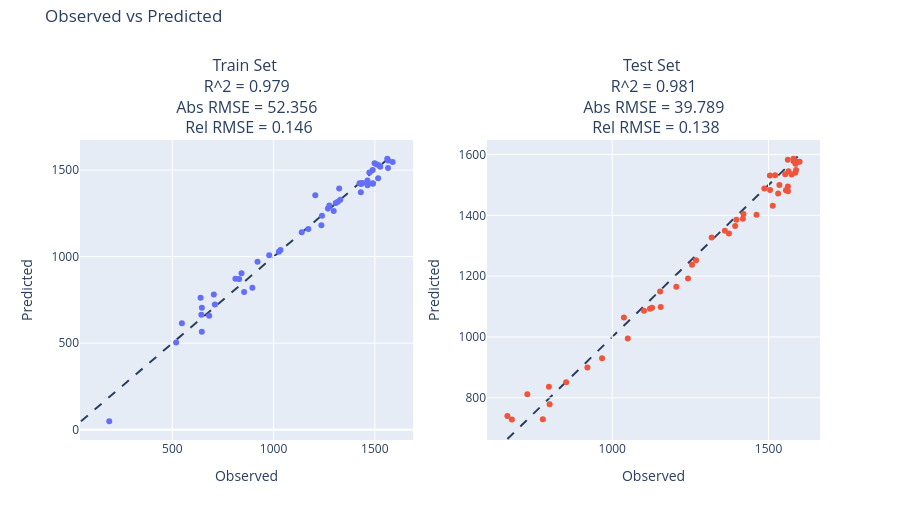

The notebook cell this image was saved under:
### Markdown cell above
### Train and evaluate the model on the train and test set

### Code cell
# Define Pipeline
pscaler = StandardScaler(with_mean=USE_NORM,with_std=USE_NORM)
pls_bwu = PLSRegression(n_components=N_LV)
pipe = Pipeline([('scaler', pscaler), ('pls', pls_bwu)])
# Train PLS model
y = tar
X = X_preproc
X_columns = X.columns
pipe.fit(X,y)

# Make predictions
yhat = pipe.predict(X)
X_test = pd.concat([doe_test, bwu_test.drop(set(remove_columns),axis=1)], axis=1)
y_test = tar_test
yhat_test = pipe.predict(X_test)
# Plot observed vs predicted with error metrics (R2, absolute and relative RMSE)
plothelpers.observed_vs_predicted(y, yhat, y_test, yhat_test)

### Figure 1 — Plotly figure (JSON) as saved in the notebook; plotly's stock layout.template omitted (floating-point values rounded to 4 significant figures)
{"data": [{"mode": "markers", "name": "Train Set", "type": "scatter", "x": [1565.0, 854.4, 1206.0, 1588.0, 811.6, 841.5, 645.9, 978.3, 1026.0, 1307.0, 1034.0, 1268.0, 1490.0, 1520.0, 1329.0, 1431.0, 1566.0, 1438.0, 829.9, 705.0, 1432.0, 188.4, 1499.0, 920.6, 1489.0, 1236.0, 1324.0, 1491.0, 1318.0, 1464.0, 645.6, 518.7, 1508.0, 681.9, 643.3, 1172.0, 1527.0, 710.2, 547.1, 1239.0, 1276.0, 1516.0, 1473.0, 1561.0, 895.4, 1139.0, 1424.0, 1464.0, 639.5, 1297.0], "xaxis": "x", "y": [1511.0, 795.8, 1354.0, 1547.0, 872.9, 904.0, 704.9, 1008.0, 1028.0, 1310.0, 1038.0, 1278.0, 1424.0, 1529.0, 1328.0, 1372.0, 1555.0, 1426.0, 871.1, 780.8, 1419.0, 48.85, 1539.0, 971.0, 1501.0, 1181.0, 1394.0, 1422.0, 1318.0, 1440.0, 565.8, 504.3, 1534.0, 658.3, 664.7, 1160.0, 1519.0, 723.7, 615.1, 1236.0, 1295.0, 1454.0, 1487.0, 1566.0, 820.1, 1140.0, 1424.0, 1413.0, 762.3, 1264.0], "yaxis": "y"}, {"mode": "markers", "name": "Test Set", "type": "scatter", "x": [1487.0, 852.5, 1553.0, 1562.0, 1562.0, 1556.0, 664.6, 1588.0, 1574.0, 1393.0, 1586.0, 1535.0, 1587.0, 1121.0, 967.4, 1581.0, 1521.0, 1255.0, 1505.0, 728.3, 1127.0, 1037.0, 1153.0, 1599.0, 1373.0, 1589.0, 1397.0, 1586.0, 1268.0, 1580.0, 777.9, 1462.0, 1318.0, 1514.0, 679.0, 920.6, 1242.0, 797.4, 1418.0, 1205.0, 1155.0, 1360.0, 1102.0, 1504.0, 799.7, 1531.0, 1420.0, 1564.0, 1562.0, 1050.0], "xaxis": "x2", "y": [1488.0, 851.5, 1535.0, 1582.0, 1495.0, 1482.0, 740.3, 1549.0, 1534.0, 1365.0, 1540.0, 1499.0, 1570.0, 1093.0, 930.0, 1579.0, 1532.0, 1237.0, 1483.0, 811.4, 1096.0, 1064.0, 1149.0, 1576.0, 1340.0, 1577.0, 1385.0, 1569.0, 1252.0, 1586.0, 729.5, 1402.0, 1327.0, 1432.0, 728.6, 899.6, 1192.0, 836.6, 1388.0, 1165.0, 1099.0, 1349.0, 1086.0, 1531.0, 778.6, 1471.0, 1405.0, 1545.0, 1479.0, 994.9], "yaxis": "y2"}], "layout": {"annotations": [{"font": {"size": 16}, "showarrow": false, "text": "Train Set <br> R^2 = 0.979 <br> Abs RMSE = 52.356 <br> Rel RMSE = 0.146", "x": 0.225, "xanchor": "center", "xref": "paper", "y": 1.0, "yanchor": "bottom", "yref": "paper"}, {"font": {"size": 16}, "showarrow": false, "text": "Test Set <br> R^2 = 0.981 <br> Abs RMSE = 39.789 <br> Rel RMSE = 0.138", "x": 0.775, "xanchor": "center", "xref": "paper", "y": 1.0, "yanchor": "bottom", "yref": "paper"}], "height": 520, "margin": {"t": 140}, "shapes": [{"layer": "below", "line": {"dash": "dash"}, "type": "line", "x0": 48.85, "x1": 1588.0, "xref": "x", "y0": 48.85, "y1": 1588.0, "yref": "y"}, {"layer": "below", "line": {"dash": "dash"}, "type": "line", "x0": 664.6, "x1": 1599.0, "xref": "x2", "y0": 664.6, "y1": 1599.0, "yref": "y2"}], "showlegend": false, "title": {"text": "Observed vs Predicted", "y": 0.98}, "xaxis": {"anchor": "y", "domain": [0.0, 0.45], "title": {"text": "Observed"}}, "xaxis2": {"anchor": "y2", "domain": [0.55, 1.0], "title": {"text": "Observed"}}, "yaxis": {"anchor": "x", "domain": [0.0, 1.0], "title": {"text": "Predicted"}}, "yaxis2": {"anchor": "x2", "domain": [0.0, 1.0], "title": {"text": "Predicted"}}}}
